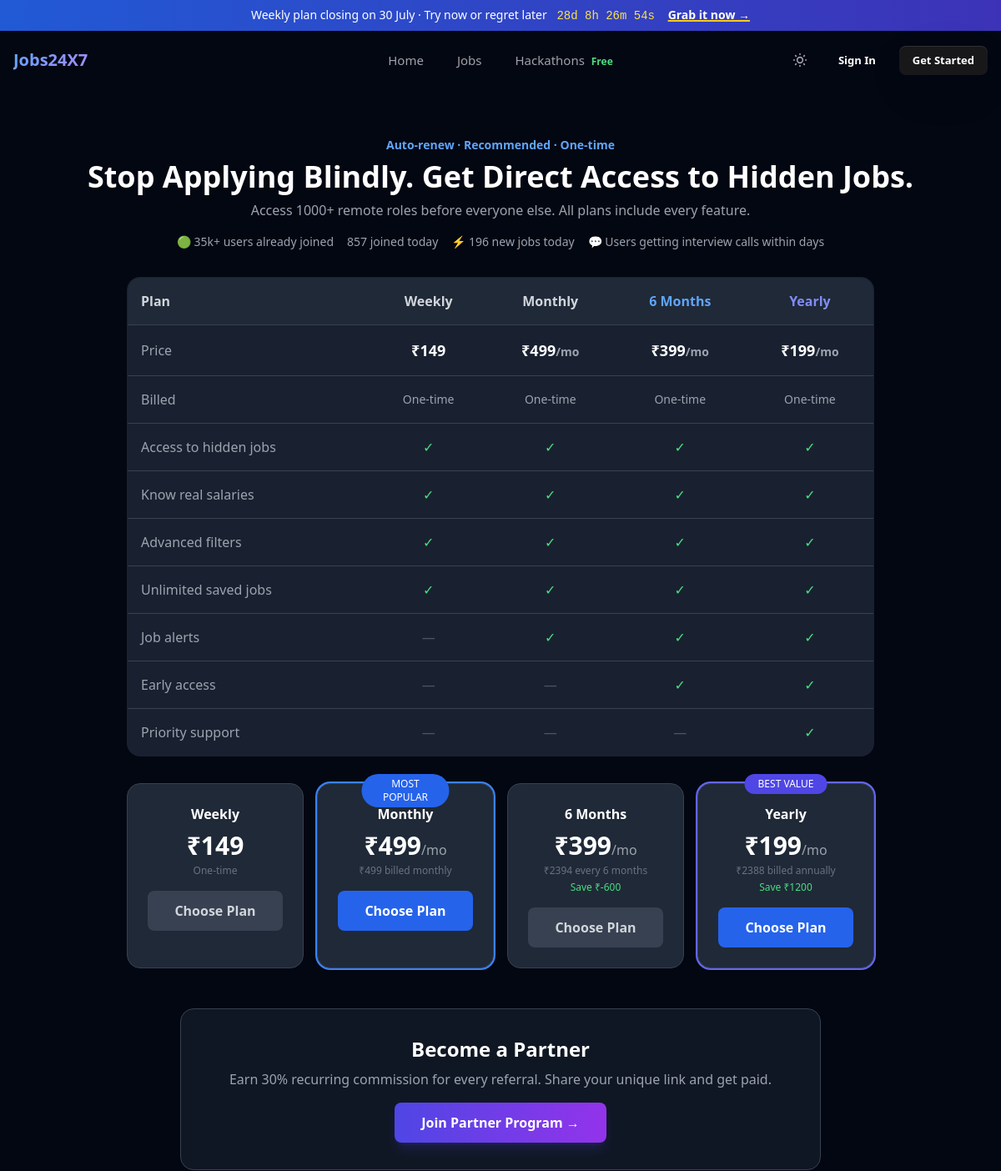
Before: /pricing/ (upper part) with the older database file.
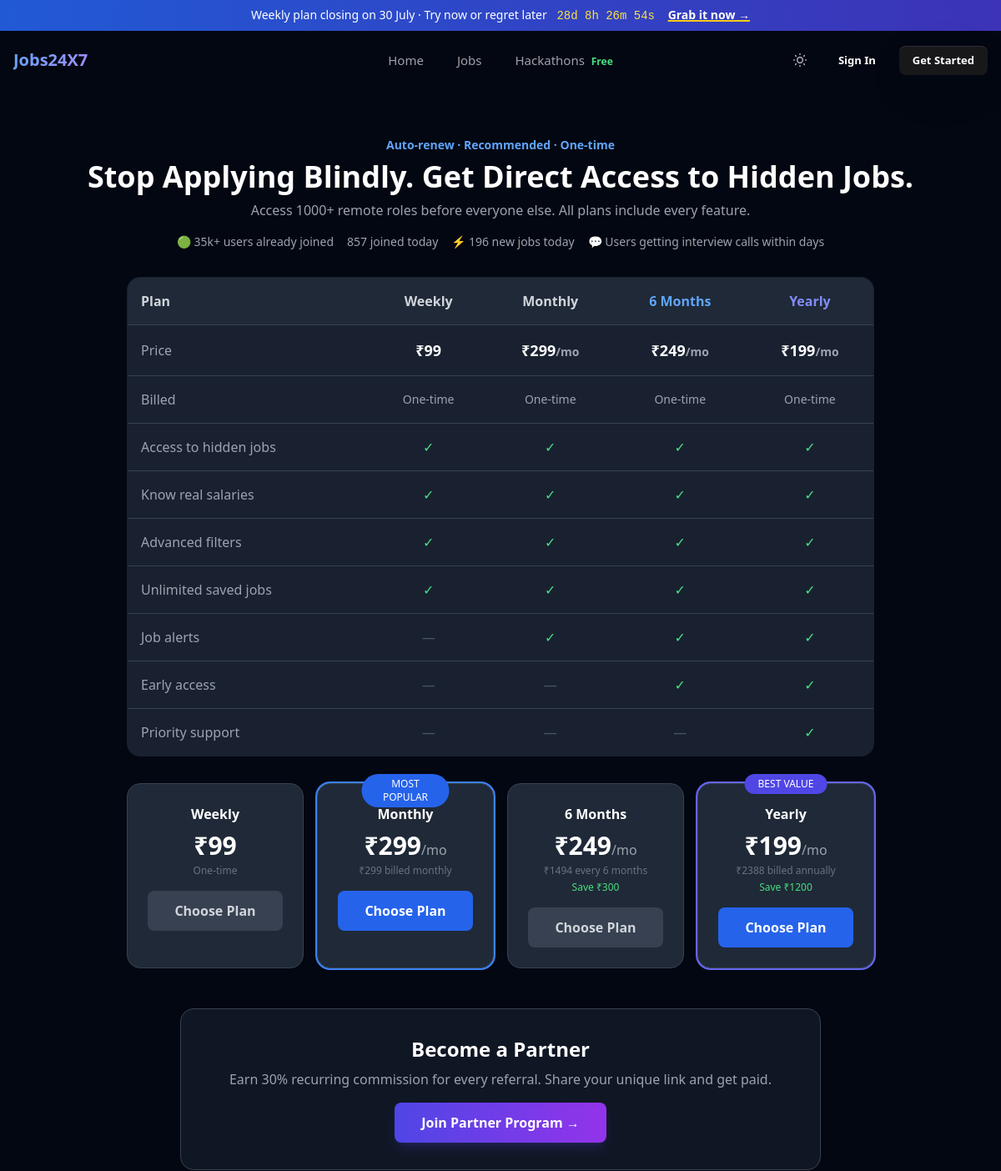
After: the same page with the newer database file.
### apps/payments/models.py (models this page shows, shortened)
class SubscriptionPlan(models.Model):
    name = models.CharField(max_length=20, choices=PLAN_CHOICES, unique=True)
    display_name = models.CharField(max_length=50)
    price = models.DecimalField(max_digits=10, decimal_places=2)
    duration_days = models.IntegerField()
    razorpay_plan_id = models.CharField(max_length=100, blank=True, default='')
    features = models.JSONField(default=list, blank=True)
    is_active = models.BooleanField(default=True)
    sort_order = models.IntegerField(default=0)
    class Meta:
        ordering = ['sort_order']

### apps/payments/views.py (the view)
# urls.py: path('', views.pricing, name='pricing'),
def pricing(request):
    plans = SubscriptionPlan.objects.filter(is_active=True).order_by('sort_order')
    for plan in plans:
        if plan.name == 'six_month':
            plan.billing_total = plan.price * 6
            plan.savings = 299 * 6 - plan.price * 6
        elif plan.name == 'yearly':
            plan.billing_total = plan.price * 12
            plan.savings = 299 * 12 - plan.price * 12
        else:
            plan.billing_total = plan.price
            plan.savings = 0
    context = {'plans': plans}
    return render(request, 'payments/pricing.html', context)

### templates/payments/pricing.html (shortened to what the changed rows need)
{% extends 'base.html' %}
{% block content %}
<section class="py-16">
    <div class="max-w-7xl mx-auto px-4 sm:px-6 lg:px-8">
        <div class="text-center mb-4">
            <h1 class="text-4xl font-bold mt-2 text-white">Stop Applying Blindly. Get Direct Access to Hidden Jobs.</h1>
        </div>
        <div class="max-w-4xl mx-auto">
            <table class="w-full bg-gray-800/80 rounded-2xl border border-gray-700 overflow-hidden">
                <thead>
                    <tr class="bg-gray-800 border-b border-gray-700">
                        <th class="p-4 text-left font-semibold text-gray-300">Plan</th>
                        <th class="p-4 text-center font-semibold text-gray-300">Weekly</th>
                        <th class="p-4 text-center font-semibold text-gray-300">Monthly</th>
                        <th class="p-4 text-center font-semibold text-blue-400">6 Months</th>
                        <th class="p-4 text-center font-semibold text-indigo-400">Yearly</th>
                    </tr>
                </thead>
                <tbody>
                    <tr class="border-b border-gray-700"><td class="p-4 text-gray-400">Price</td>{% for plan in plans %}<td class="p-4 text-center font-bold text-lg text-white">₹{{ plan.price|floatformat:"0" }}{% if plan.name != 'weekly' %}<span class="text-sm text-gray-400">/mo</span>{% endif %}</td>{% endfor %}</tr>
                    <tr class="border-b border-gray-700"><td class="p-4 text-gray-400">Billed</td>{% for plan in plans %}<td class="p-4 text-center text-gray-400 text-sm">{{ plan.billing_text|default:"One-time" }}</td>{% endfor %}</tr>
                    <tr class="border-b border-gray-700"><td class="p-4 text-gray-400">Access to hidden jobs</td>{% for plan in plans %}<td class="p-4 text-center text-green-400">✓</td>{% endfor %}</tr>
                    <tr class="border-b border-gray-700"><td class="p-4 text-gray-400">Know real salaries</td>{% for plan in plans %}<td class="p-4 text-center text-green-400">✓</td>{% endfor %}</tr>
                    <tr class="border-b border-gray-700"><td class="p-4 text-gray-400">Advanced filters</td>{% for plan in plans %}<td class="p-4 text-center text-green-400">✓</td>{% endfor %}</tr>
                    <tr class="border-b border-gray-700"><td class="p-4 text-gray-400">Unlimited saved jobs</td>{% for plan in plans %}<td class="p-4 text-center text-green-400">✓</td>{% endfor %}</tr>
                    <tr class="border-b border-gray-700"><td class="p-4 text-gray-400">Job alerts</td><td class="p-4 text-center text-gray-600">—</td>{% for plan in plans %}{% if not forloop.first %}<td class="p-4 text-center text-green-400">✓</td>{% endif %}{% endfor %}</tr>
                </tbody>
            </table>
        </div>
        <div class="grid grid-cols-1 md:grid-cols-4 gap-4 max-w-4xl mx-auto mt-8">
            {% for plan in plans %}
            <div class="bg-gray-800 rounded-2xl p-6 border border-gray-700 text-center relative transition-all duration-300 hover:border-blue-500/50 hover:-translate-y-1 {% if plan.name == 'monthly' %}ring-2 ring-blue-500{% elif plan.name == 'yearly' %}ring-2 ring-indigo-500{% endif %}">
                {% if plan.name == 'monthly' %}<span class="absolute -top-3 left-1/2 -translate-x-1/2 bg-blue-600 text-white text-xs px-4 py-1 rounded-full font-medium">MOST POPULAR</span>{% endif %}
                <h3 class="font-bold text-white">{{ plan.display_name }}</h3>
                <p class="text-3xl font-bold text-white mt-2">₹{{ plan.price|floatformat:"0" }}{% if plan.name != 'weekly' %}<span class="text-base font-normal text-gray-400">/mo</span>{% endif %}</p>
                {% if plan.name == 'weekly' %}
                <p class="text-xs text-gray-500 mt-1">One-time</p>
                {% elif plan.name == 'six_month' %}
                <p class="text-xs text-gray-500 mt-1">₹{{ plan.billing_total|floatformat:"0" }} every 6 months</p>
                <p class="text-xs text-green-400 mt-1">Save ₹{{ plan.savings|floatformat:"0" }}</p>
                {% elif plan.name == 'yearly' %}
                <p class="text-xs text-gray-500 mt-1">₹{{ plan.billing_total|floatformat:"0" }} billed annually</p>
                <p class="text-xs text-green-400 mt-1">Save ₹{{ plan.savings|floatformat:"0" }}</p>
                {% else %}
                <p class="text-xs text-gray-500 mt-1">₹{{ plan.price|floatformat:"0" }} billed monthly</p>
                {% endif %}
                <a href="{% url 'signup' %}?plan={{ plan.id }}" class="mt-4 block w-full py-3 rounded-lg font-semibold transition {% if plan.name == 'monthly' or plan.name == 'yearly' %}bg-blue-600 text-white hover:bg-blue-700{% else %}bg-gray-700 text-gray-300 hover:bg-gray-600{% endif %}">Choose Plan</a>
            </div>
            {% empty %}
            <div class="col-span-full text-center text-gray-500 py-12"><p>No plans configured yet.</p></div>
            {% endfor %}
        </div>
    </div>
</section>
{% endblock %}

Changed rows visible on the page:
changed SubscriptionPlan "Weekly": price "149" → "99"
changed SubscriptionPlan "Monthly": price "499" → "299"
changed SubscriptionPlan "6 Months": price "399" → "249"; billing_total "2394" → "1494"; savings "-600" → "300"
